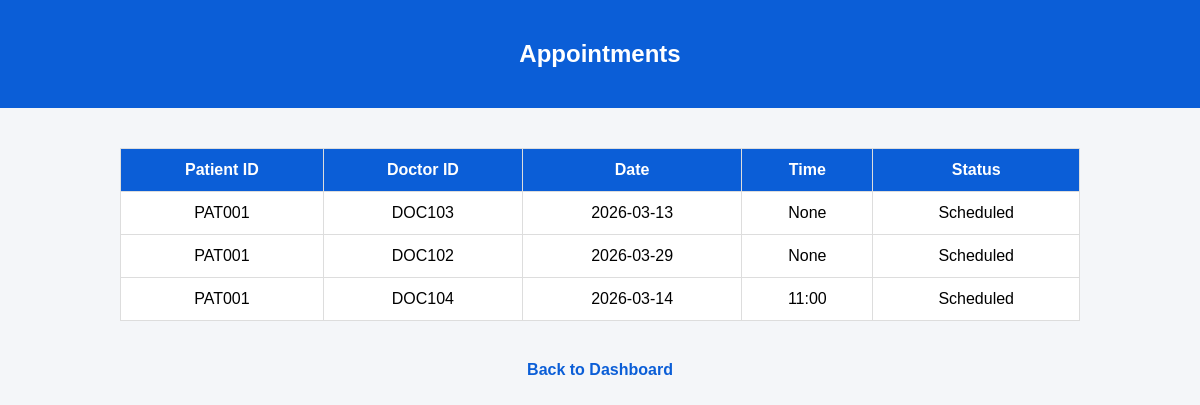
The app's page /appointments with its own data.
### tables this page shows
CREATE TABLE appointments (
    appointment_id INTEGER PRIMARY KEY AUTOINCREMENT,
    patient_id TEXT,
    doctor_id TEXT,
    appointment_date TEXT,
    status TEXT, appointment_time TEXT,
    
    FOREIGN KEY (patient_id) REFERENCES patients(patient_id),
    FOREIGN KEY (doctor_id) REFERENCES doctors(doctor_id)
);

### app.py (the view)
@app.route("/appointments")
def appointments():
    db = get_db()
    appointments = db.execute(
        "SELECT * FROM appointments"
    ).fetchall()
    return render_template("view_appointments.html", appointments=appointments)

### app.py (called while the page is built)
def get_db():
    conn = sqlite3.connect("hospital.db", timeout=10)
    conn.row_factory = sqlite3.Row
    return conn

### templates/view_appointments.html (shortened to what this page needs)
<!DOCTYPE html>
<html>
<head>
</head>
<body>
<header>
<h2>Appointments</h2>
</header>
<table>
<tr>
<th>Patient ID</th>
<th>Doctor ID</th>
<th>Date</th>
<th>Time</th>
<th>Status</th>
</tr>
{% for a in appointments %}
<tr>
<td>{{ a.patient_id }}</td>
<td>{{ a.doctor_id }}</td>
<td>{{ a.appointment_date }}</td>
<td>{{ a.appointment_time }}</td>
<td>{{ a.status }}</td>
</tr>
{% endfor %}
</table>
<div class="back">
<a href="/patient_dashboard">Back to Dashboard</a>
</div>
</body>
</html>

### templates/view_appointments.html (style rules this page uses)
body { font-family:Arial; background:#f4f6f9; margin:0; }
header { background:#0b5ed7; color:white; padding:20px; text-align:center; }
table { width:80%; margin:40px auto; border-collapse:collapse; background:white; }
th,td { padding:12px; border:1px solid #ddd; text-align:center; }
th { background:#0b5ed7; color:white; }
.back { text-align:center; margin-top:20px; }
a { text-decoration:none; color:#0b5ed7; font-weight:bold; }

### records on screen
appointments: patient_id "PAT001", doctor_id "DOC103", appointment_date "2026-03-13", appointment_time "None", status "Scheduled"
appointments: patient_id "PAT001", doctor_id "DOC102", appointment_date "2026-03-29", appointment_time "None", status "Scheduled"
appointments: patient_id "PAT001", doctor_id "DOC104", appointment_date "2026-03-14", appointment_time "11:00", status "Scheduled"
